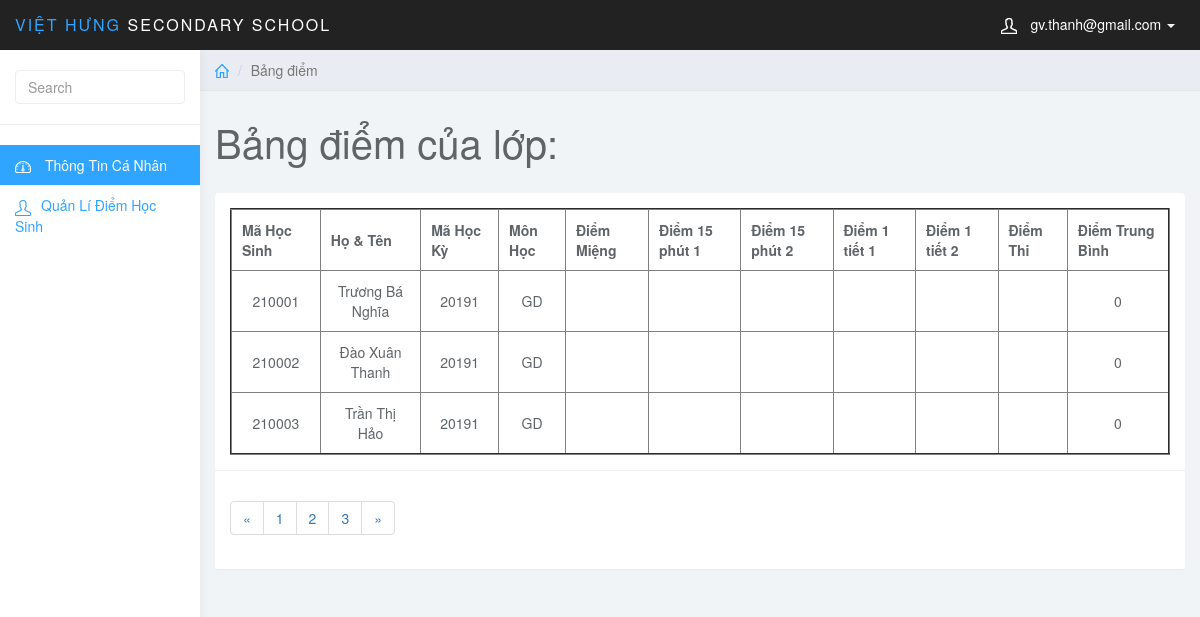
The app's page /admin/index.php?page_gv=list_points&MaHocKy=20191&MaMonHoc=GD&MaLopHoc=1 (signed in) with its own data.
### tables this page shows
CREATE TABLE `diem` (
  `MaDiem` int(6) NOT NULL AUTO_INCREMENT,
  `MaHocKy` varchar(5) NOT NULL,
  `MaMonHoc` varchar(5) NOT NULL,
  `MaHS` int(6) NOT NULL,
  `MaLopHoc` varchar(10) NOT NULL,
  `DiemMieng` varchar(5) NOT NULL,
  `Diem15Phut1` varchar(5) NOT NULL,
  `Diem15Phut2` varchar(5) NOT NULL,
  `Diem1Tiet1` varchar(5) NOT NULL,
  `Diem1Tiet2` varchar(5) NOT NULL,
  `DiemThi` varchar(5) NOT NULL,
  `DiemTB` float NOT NULL,
  PRIMARY KEY (`MaDiem`),
  KEY `fk_diem_mahk` (`MaHocKy`),
  KEY `fk_diem_monhoc` (`MaMonHoc`),
  KEY `fk_diem_hocsinh` (`MaHS`),
  KEY `MaLopHoc` (`MaLopHoc`),
  CONSTRAINT `diem_ibfk_1` FOREIGN KEY (`MaLopHoc`) REFERENCES `lophoc` (`MaLopHoc`),
  CONSTRAINT `fk_diem_hocsinh` FOREIGN KEY (`MaHS`) REFERENCES `hocsinh` (`MaHS`),
  CONSTRAINT `fk_diem_mahk` FOREIGN KEY (`MaHocKy`) REFERENCES `hocky` (`MaHocKy`),
  CONSTRAINT `fk_diem_monhoc` FOREIGN KEY (`MaMonHoc`) REFERENCES `monhoc` (`MaMonHoc`)
);

CREATE TABLE `hocsinh` (
  `MaHS` int(6) NOT NULL,
  `MaLopHoc` varchar(10) NOT NULL,
  `TenHS` varchar(50) NOT NULL,
  `GioiTinh` varchar(5) NOT NULL,
  `NgaySinh` date NOT NULL,
  `NoiSinh` varchar(50) NOT NULL,
  `DanToc` varchar(10) NOT NULL,
  `HoTenCha` varchar(50) NOT NULL,
  `HoTenMe` varchar(50) NOT NULL,
  PRIMARY KEY (`MaHS`),
  KEY `fk_hs_lh` (`MaLopHoc`),
  CONSTRAINT `fk_hs_lh` FOREIGN KEY (`MaLopHoc`) REFERENCES `lophoc` (`MaLopHoc`)
);

### teacher/list_points.php (the view, shortened to what this page needs)
<?php
    $MaHocKy = $_GET['MaHocKy'];
    $MaMonHoc = $_GET['MaMonHoc'];
    $MaLopHoc = $_GET['MaLopHoc'];
    $sql = "SELECT * FROM diem JOIN hocsinh ON diem.MaHS = hocsinh.MaHS WHERE diem.MaHocKy = '$MaHocKy' AND diem.MaMonHoc = '$MaMonHoc' AND diem.MaLopHoc = '$MaLopHoc'";
    $query = mysqli_query($conn,$sql);
?>
<div class="col-sm-9 col-sm-offset-3 col-lg-10 col-lg-offset-2 main">
		<div class="row">
			<ol class="breadcrumb">
				<li><a href="index.php"><svg class="glyph stroked home"><use xlink:href="#stroked-home"></use></svg></a></li>
				<li class="active">Bảng điểm</li>
			</ol>
		</div>
		<div class="row">
			<div class="col-lg-12">
				<h1 class="page-header">Bảng điểm của lớp: </h1>
			</div>
		</div>
		<div class="row">
			<div class="col-lg-12">
				<div class="panel panel-default">
					<div class="panel-body">
                        <table border="2px" width="100%" style="text-align: center;">
						    <thead>
						    <tr>
						        <th data-field="id" data-sortable="true">Mã Học Sinh</th>
                                <th data-field="name"  data-sortable="true">Họ & Tên</th>
                                <th data-sortable="true">Mã Học Kỳ</th>
                                <th data-sortable="true">Môn Học</th>
                                <th data-sortable="true">Điểm Miệng</th>
                                <th data-sortable="true">Điểm 15 phút 1</th>
                                <th data-sortable="true">Điểm 15 phút 2</th>
                                <th data-sortable="true">Điểm 1 tiết 1</th>
                                <th data-sortable="true">Điểm 1 tiết 2</th>
                                <th data-sortable="true">Điểm Thi</th>
                                <th data-sortable="true">Điểm Trung Bình</th>
						    </tr>
                            </thead>
                            <tbody>
                               <?php
                                    while($row_view = mysqli_fetch_assoc($query)){
                               ?>
                                    <tr>
                                    <form  method="post">
                                    <td><?php echo $row_view['MaHS']; ?></td>
                                    <td><?php echo $row_view['TenHS']; ?></td>
                                    <td><?php echo $row_view['MaHocKy']; ?></td>
                                    <td><?php echo $row_view['MaMonHoc']; ?></td>
                                    <td ><?php echo $row_view['DiemMieng']; ?></td>
                                    <td ><?php echo $row_view['Diem15Phut1']; ?></td>
                                    <td ><?php echo $row_view['Diem15Phut2']; ?></td>
                                    <td><?php echo $row_view['Diem1Tiet1']; ?></td>
                                    <td><?php echo $row_view['Diem1Tiet2']; ?></td>
                                    <td><?php echo $row_view['DiemThi']; ?></td>
                                    <td><?php echo $row_view['DiemTB']; ?></td>
                                    </form>
                                </tr>
                                    <?php }?>
                            </tbody>
						</table>
                    </div>
                    <div class="panel-footer">
                        <nav aria-label="Page navigation example">
                            <ul class="pagination">
                                <li class="page-item"><a class="page-link" href="#">&laquo;</a></li>
                                <li class="page-item"><a class="page-link" href="#">1</a></li>
                                <li class="page-item"><a class="page-link" href="#">2</a></li>
                                <li class="page-item"><a class="page-link" href="#">3</a></li>
                                <li class="page-item"><a class="page-link" href="#">&raquo;</a></li>
                            </ul>
                        </nav>
                    </div>
				</div>
			</div>
		</div>
	</div>

### admin/css/styles.css (style rules this page uses)
body { background: #f1f4f7; padding-top: 50px; color: #5f6468; }
a, a:hover, a:focus { color: #30a5ff; }
h1, h2, h3, h4, h5, h6 { color: #5f6468; }
h1 { font-weight: 300; font-size: 40px; }
.panel { border: 0; }
.panel-footer { background: #fff; border-top: 1px solid #eee; }
.breadcrumb { border-radius: 0; padding: 10px 15px; background: #e9ecf2; box-shadow: 0 1px 1px rgba(0, 0, 0, .05); margin: 0 ; }
h1.page-header { margin-top: 30px; border-bottom: 0; }
.breadcrumb .glyph { height: 14px; width: 14px; margin: -2px 0 0 0; stroke-width: 4px; }
table th,td { padding: 10px; }

### records on screen
diem: MaHS.MaHS "210001", MaHS.TenHS "Trương Bá Nghĩa", MaHocKy "20191", MaMonHoc "GD", DiemTB "0"
diem: MaHS.MaHS "210002", MaHS.TenHS "Đào Xuân Thanh", MaHocKy "20191", MaMonHoc "GD", DiemTB "0"
diem: MaHS.MaHS "210003", MaHS.TenHS "Trần Thị Hảo", MaHocKy "20191", MaMonHoc "GD", DiemTB "0"

### other values on screen
$_SESSION['mail_gv'] "gv.thanh@gmail.com"
